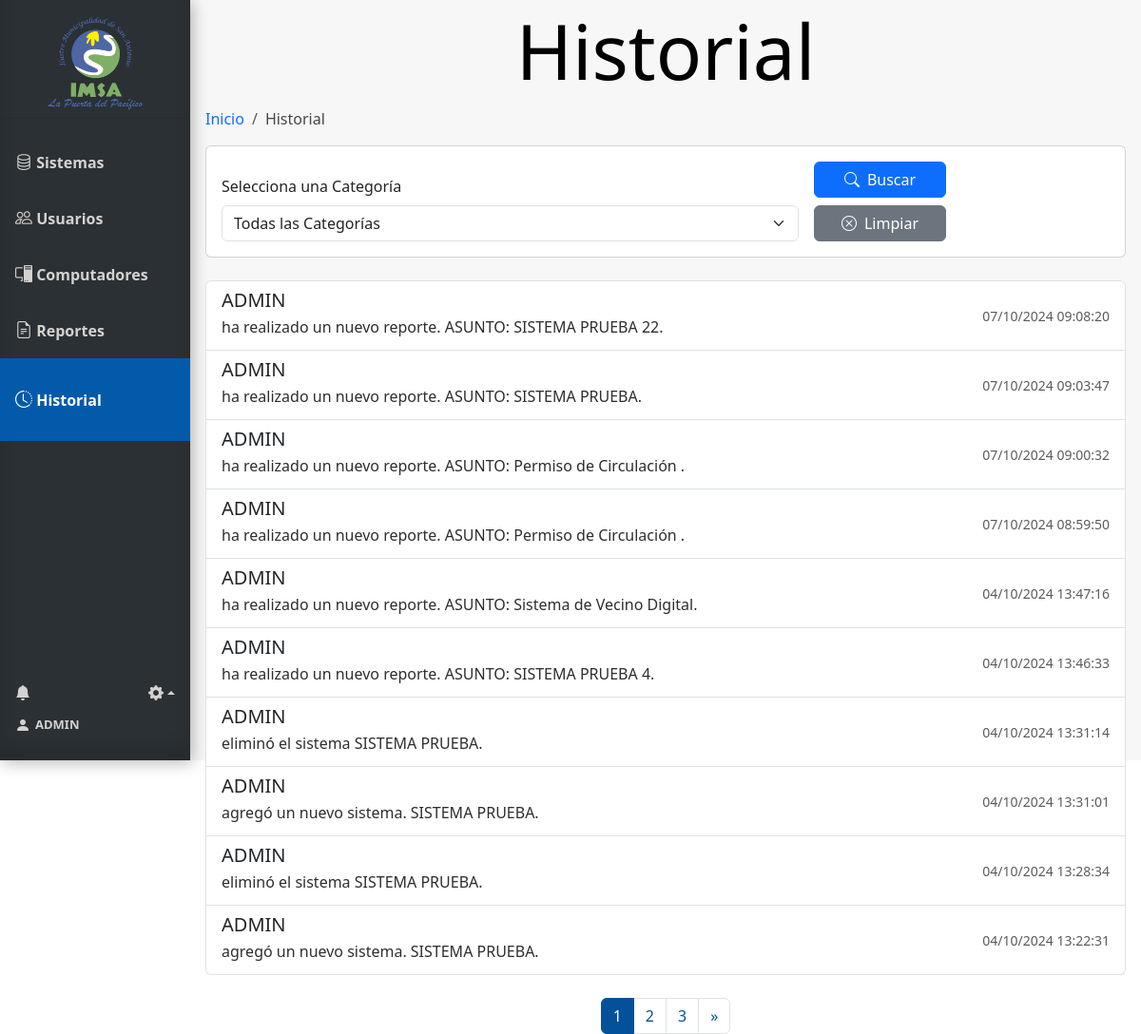
/historial (signed in), run on an earlier commit of the app's database.
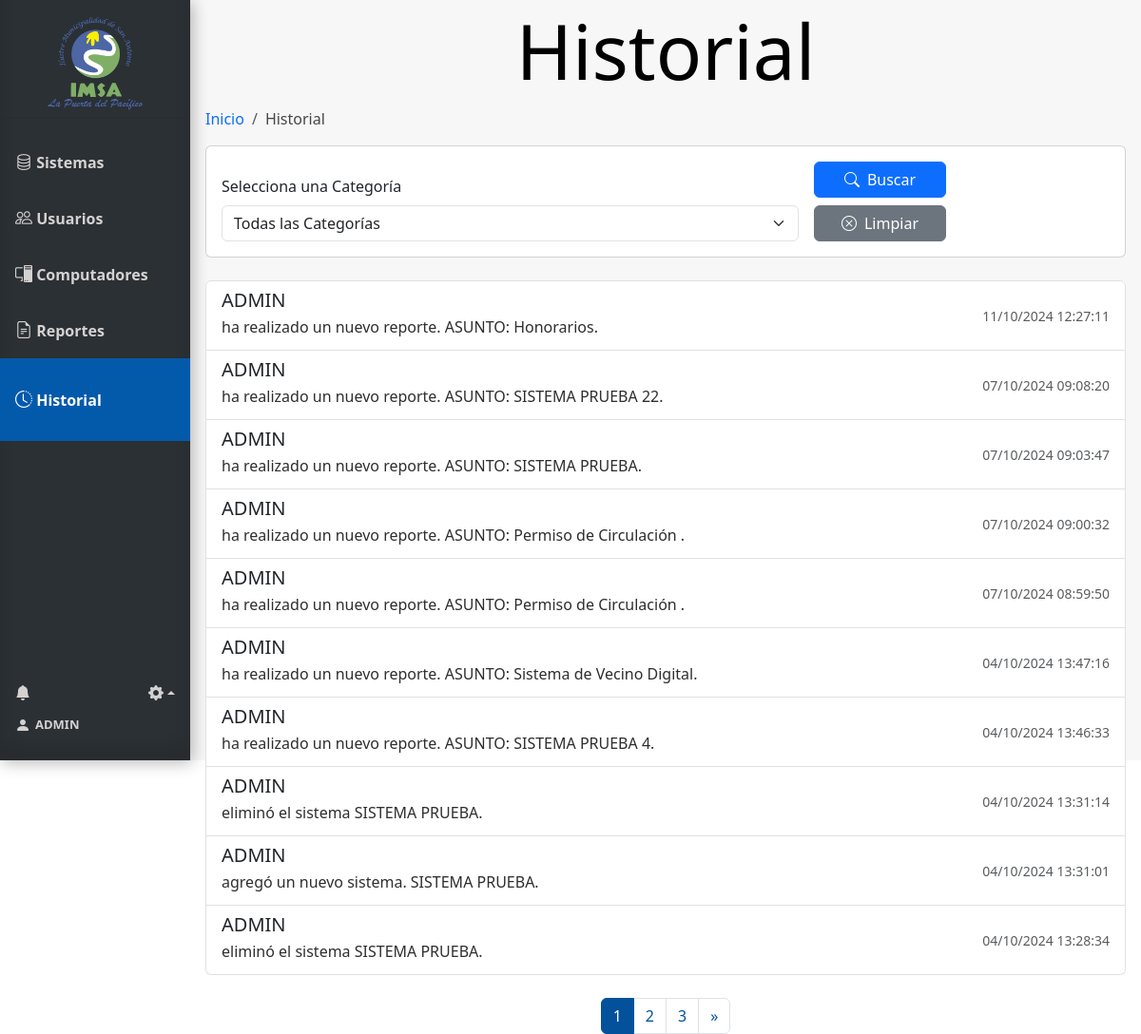
And on a later commit of the database.
### tables this page shows
CREATE TABLE Historial (
    Id_historial INTEGER PRIMARY KEY AUTOINCREMENT,
    usuario_historial VARCHAR(100),
    descripcion VARCHAR(100),
    fecha VARCHAR(100),
    id_categoria INTEGER,
    FOREIGN KEY (id_categoria) REFERENCES Categoria_Historial(id_categoria)
);

### app.py (the view)
@app.route('/historial', methods=['GET'])
@login_required
def historial():
    conn = get_db_connection()
    user = current_user
    num_notificaciones_totales = get_total_notifications(user.id)
    info_notificaciones = get_info_notifications(user.id)
    page = request.args.get('page', 1, type=int)
    per_page = 10
    try:
        categoria_id = request.args.get('categoria')
        categorias = conn.execute("SELECT * FROM Categoria_historial").fetchall()
        historial_data = []
        total_records = 0
        if categoria_id:
            params = []
            query = '''
            SELECT Historial.*, Categoria_historial.nombre_categoria
            FROM Historial
            INNER JOIN Categoria_historial ON Categoria_historial.id_categoria = Historial.id_categoria
            WHERE 1=1
            '''
            query += ' AND Historial.id_categoria = ? ORDER BY fecha DESC'
            params.append(categoria_id)
            total_records = conn.execute(query, params).fetchall()
            total_records = len(total_records)
            offset = (page - 1) * per_page
            query += " LIMIT ? OFFSET ?"
            params += [per_page, offset]
            historial_data = conn.execute(query, params).fetchall()
            categoria_nombre = conn.execute('SELECT nombre_categoria FROM Categoria_historial WHERE id_categoria = ?', (categoria_id,)).fetchone()
        else:
            historial_data = conn.execute("SELECT * FROM Historial ORDER BY fecha DESC LIMIT ? OFFSET ?", (per_page, (page - 1) * per_page)).fetchall()
            total_records = conn.execute("SELECT COUNT(*) FROM Historial").fetchone()[0]
        total_pages = (total_records // per_page) + (1 if total_records % per_page > 0 else 0)
        start_page = max(1, page - 1)
        end_page = min(total_pages, page + 1)
        return render_template('historial.html',
                                historial_data=historial_data,
                                categorias=categorias,
                                categoria_nombre=categoria_nombre if categoria_id else None,
                                user=user,
                                num_notificaciones_totales=num_notificaciones_totales,
                                info_notificaciones=info_notificaciones,
                                total=total_records,
                                per_page=per_page,
                                page=page,
                                start_page=start_page,
                                end_page=end_page,
                                total_pages=total_pages)
    except Exception as e:
        flash(f"Error: {str(e)}", "danger")
        return redirect(url_for('historial'))  # Redirigir en caso de error
    finally:
        conn.close()

### app.py (called while the page is built)
@login_manager.user_loader
def load_user(user_id):
    return Usuario.get_by_id(user_id)

def get_db_connection():
    conn = sqlite3.connect('database.db')
    conn.row_factory = sqlite3.Row
    return conn

def get_total_notifications(user_id):
    conn = get_db_connection()
    total_notifications = conn.execute(
        'SELECT COUNT(*) FROM Notificaciones WHERE id_usuario = ?  AND leido = false',
        (user_id,)
    ).fetchone()[0]
    conn.close()
    return total_notifications

def get_info_notifications(user_id):
    conn = get_db_connection()
    info_notifiaciones= conn.execute(
        'SELECT * FROM Notificaciones WHERE id_usuario = ? ORDER BY id_notificacion DESC LIMIT 8',
        (user_id,)
    ).fetchall()
    conn.close()
    return info_notifiaciones

### model.py (called while the page is built)
def get_db_connection():
    conn = sqlite3.connect('database.db')
    conn.row_factory = sqlite3.Row
    return conn

### templates/historial.html (shortened to what this page needs)
{% extends 'base.html' %}
{% block head %}
<link rel="stylesheet" href="{{ url_for('static', filename='css/style_historial.css') }}">
{% endblock %}
{% block content %}
<h1 class="block-effect" style="--td:0.3s">
    <div class="block-reveal" style="--bc: #2b3034; --d: 0.5s">Historial</div>
</h1>
{% block breadcrumb %}
<nav aria-label="breadcrumb">
    <ol class="breadcrumb">
        <li class="breadcrumb-item"><a href="{{ url_for('index') }}">Inicio</a></li>
        <li class="breadcrumb-item active" aria-current="page">Historial</li>
    </ol>
</nav>
{% endblock %}
<div class="card mb-4">
    <div class="card-body">
        <form method="get" action="{{ url_for('historial') }}" id="filtro-form" class="row g-3 align-items-end">
            <div class="col-md-8">
                <label for="categoria" class="form-label">Selecciona una Categoría</label>
                <select id="categoria" class="form-select" name="categoria" aria-label="Selecciona una Categoría">
                    <option value="">Todas las Categorías</option>
                </select>
            </div>
            <div class="col-md-2">
                <button class="btn btn-primary w-100" type="submit">
                    <i class="bi bi-search me-2"></i>Buscar
                </button>
                <a class="btn btn-secondary w-100 mt-2" type="button" href="{{ url_for('historial') }}">
                    <i class="bi bi-x-circle me-2"></i>Limpiar
                </a>
            </div>
        </form>
    </div>
</div>
{% if historial_data %}
<div class="list-group mb-4">
    {% for registro in historial_data %}
    <div class="list-group-item list-group-item-action d-flex justify-content-between align-items-center">
        <div>
            <h5 class="mb-1">{{ registro['usuario_historial'] }}</h5>
            <p class="mb-1">{{ registro['descripcion'] }}</p>
        </div>
        <small class="text-muted">{{ registro['fecha'] }}</small>
    </div>
    {% endfor %}
</div>
<nav aria-label="Paginación del historial">
    <ul class="pagination justify-content-center">
        {% for p in range(start_page, end_page + 1) %}
        <li class="page-item {% if p == page %}active{% endif %}">
            <a class="page-link" href="{{ url_for('historial', page=p, categoria=request.args.get('categoria')) }}">{{ p
                }}</a>
        </li>
        {% endfor %}
        {% if end_page < total_pages %}
            <li class="page-item">
                <a class="page-link"
                    href="{{ url_for('historial', page=total_pages, categoria=request.args.get('categoria')) }}">{{
                    total_pages }}</a>
            </li>
            {% endif %}
            {% if page < total_pages %} <li class="page-item">
                <a class="page-link"
                    href="{{ url_for('historial', page=page+1, categoria=request.args.get('categoria')) }}"
                    aria-label="Siguiente">
                    <span aria-hidden="true">&raquo;</span>
                </a>
                </li>
                {% endif %}
    </ul>
</nav>
{% else %}
<div class="alert alert-info" role="alert">
    <i class="bi bi-info-circle me-2"></i>No existen registros en el historial.
</div>
{% endif %}
{% endblock %}

What changed in the data, as far as the page shows it:
no longer on this page (row unchanged): Historial: usuario_historial "ADMIN", descripcion "agregó un nuevo sistema. SISTEMA PRUEBA.", fecha "04/10/2024 13:22:31"
added Historial: usuario_historial "ADMIN", descripcion "ha realizado un nuevo reporte. ASUNTO: Honorarios.", fecha "11/10/2024 12:27:11"
